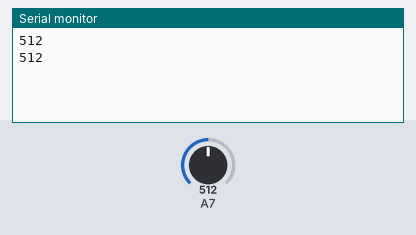
The sketch below on a simulated Arduino Nano, built with avr-gcc and run on an emulated ATmega328P. Shown: the last lines printed to the serial monitor. Inputs (shaded band) come from the test bench; at power-on: A7 = 512.

Above: at 1.8 s.
1.9 s: A7 set to 716
At 2.8 s:
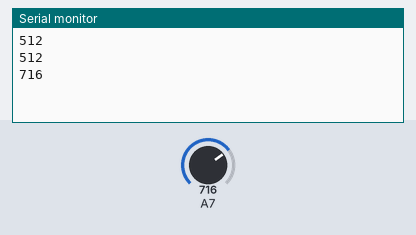
3.4 s: A7 set to 900
At 4.8 s:
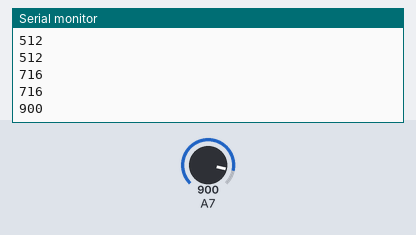
Timing chart, 0 to 6.4 s (numbered marks = the images above; inputs shaded):
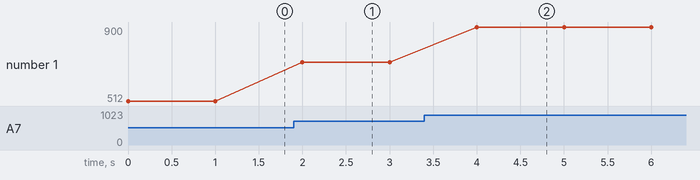

The sketch:

MQ3.ino
```cpp
void setup() {
  pinMode(A7, INPUT);
  Serial.begin(9600);

}

void loop() {
  Serial.println(analogRead(A7));
  delay(1000);
}
```

Measured:
- after the input at 1.9 s, the serial monitor: prints a new line after 0.10 s (image 1)
- after the input at 3.4 s, the serial monitor: prints a new line after 0.60 s (image 2)
- plotted number 1: 512 → 716 after the input at 1.9 s, 716 → 900 after the input at 3.4 s
